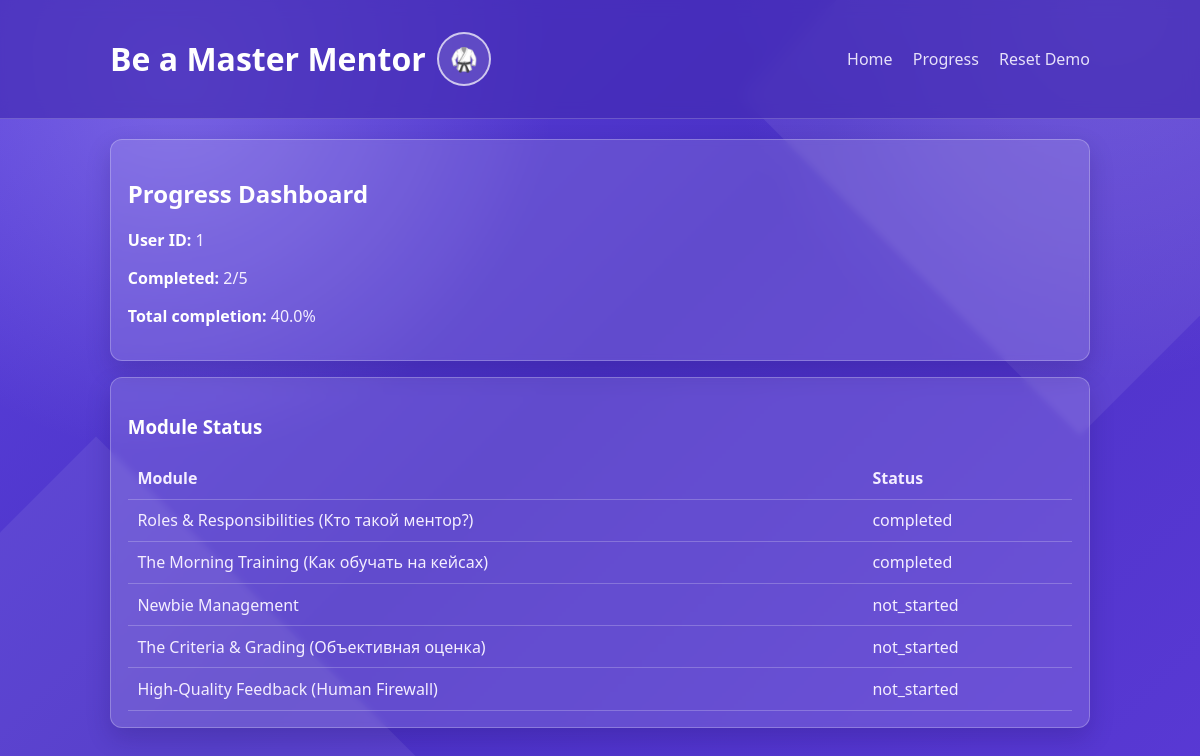
The app's page /progress with its own data.
### tables this page shows
CREATE TABLE modules (
                id INTEGER PRIMARY KEY,
                title TEXT NOT NULL,
                description TEXT NOT NULL,
                content TEXT NOT NULL
            );

### app.py (the view)
@app.route("/progress")
def progress_page():
    user_id = int(request.args.get("user_id", "1"))
    progress = calculate_progress(user_id)
    return render_template("progress.html", progress=progress)

### app.py (called while the page is built)
def get_db() -> sqlite3.Connection:
    conn = sqlite3.connect(app.config["DATABASE"])
    conn.row_factory = sqlite3.Row
    return conn

### templates/progress.html (shortened to what this page needs)
{% extends "base.html" %}
{% block content %}
<section class="card">
  <h2>Progress Dashboard</h2>
  <p><strong>User ID:</strong> {{ progress.user_id }}</p>
  <p><strong>Completed:</strong> {{ progress.completed_modules }}/{{ progress.total_modules }}</p>
  <p><strong>Total completion:</strong> {{ progress.completion_percentage }}%</p>
</section>
<section class="card">
  <h3>Module Status</h3>
  <table>
    <thead>
      <tr>
        <th>Module</th>
        <th>Status</th>
      </tr>
    </thead>
    <tbody>
      {% for module in progress.modules %}
      <tr>
        <td>{{ module.title }}</td>
        <td>{{ module.completion_status }}</td>
      </tr>
      {% endfor %}
    </tbody>
  </table>
</section>
{% endblock %}

### templates/base.html (shortened to what this page needs)
<!doctype html>
<html lang="en">
<head>
  <link rel="stylesheet" href="{{ url_for('static', filename='styles.css') }}" />
</head>
<body>
  <header class="site-header">
    <div class="container">
      <div class="brand-wrap">
        <h1>Be a Master Mentor</h1>
        <span class="shifu-fallback" aria-hidden="true">🥋</span>
      </div>
      <nav>
        <a href="{{ url_for('landing_page') }}">Home</a>
        <a href="{{ url_for('progress_page') }}">Progress</a>
        <a href="{{ url_for('reset_demo') }}">Reset Demo</a>
      </nav>
    </div>
  </header>
  <main class="container">
    {% block content %}{% endblock %}
  </main>
</body>
</html>

### static/styles.css (style rules this page uses)
* { box-sizing: border-box; }
body { margin: 0; font-family: "Avenir Next", "Segoe UI", Roboto, Arial, sans-serif; color: #f8f8ff; background: radial-gradient(circle at 15% 10%, rgba(185, 173, 255, 0.35), transparent 30%), radial-gradient(circle at 92% 0%, rgba(170, 150, 255, 0.28), transparent 28%), linear-gradient(135deg, #5b41db 0%, #4a31c6 48%, #5939d4 100%); min-height: 100vh; position: relative; }
body::before, body::after { content: ""; position: fixed; z-index: 0; width: 40vw; height: 40vw; pointer-events: none; background: rgba(255, 255, 255, 0.07); transform: rotate(45deg); }
body::before { top: -12vw; right: -10vw; }
body::after { bottom: -18vw; left: -12vw; }
.container { width: min(980px, 92vw); margin: 0 auto; position: relative; z-index: 1; }
.site-header { background: rgba(67, 43, 180, 0.7); border-bottom: 1px solid rgba(255, 255, 255, 0.2); backdrop-filter: blur(8px); color: #fff; padding: 1rem 0; margin-bottom: 1.25rem; }
.site-header .container { display: flex; align-items: center; justify-content: space-between; gap: 1rem; }
.brand-wrap { display: flex; align-items: center; gap: 0.7rem; }
.shifu-fallback { display: none; width: 54px; height: 54px; align-items: center; justify-content: center; border-radius: 50%; border: 2px solid rgba(255, 255, 255, 0.7); background: rgba(255, 255, 255, 0.12); font-size: 1.4rem; }
nav a { color: #f4f0ff; text-decoration: none; margin-left: 1rem; opacity: 0.92; }
.card { background: rgba(255, 255, 255, 0.13); border: 1px solid rgba(255, 255, 255, 0.25); backdrop-filter: blur(3px); border-radius: 12px; padding: 1.05rem; margin-bottom: 1rem; box-shadow: 0 10px 25px rgba(27, 12, 80, 0.2); }
table { width: 100%; border-collapse: collapse; }
th, td { border-bottom: 1px solid rgba(255, 255, 255, 0.22); text-align: left; padding: 0.6rem; }
h1, h2, h3, h4, strong, legend { color: #ffffff; }
p, li, td, th, span, label { color: #f4eeff; }

### records on screen
modules: title "Roles & Responsibilities (Кто такой ментор?)", completion_status "completed"
modules: title "The Morning Training (Как обучать на кейсах)", completion_status "completed"
modules: title "Newbie Management", completion_status "not_started"
modules: title "The Criteria & Grading (Объективная оценка)", completion_status "not_started"
modules: title "High-Quality Feedback (Human Firewall)", completion_status "not_started"

### other values on screen
{{ progress.user_id }} "1"
{{ progress.completed_modules }} "2"
{{ progress.total_modules }} "5"
{{ progress.completion_percentage }} "40.0"
